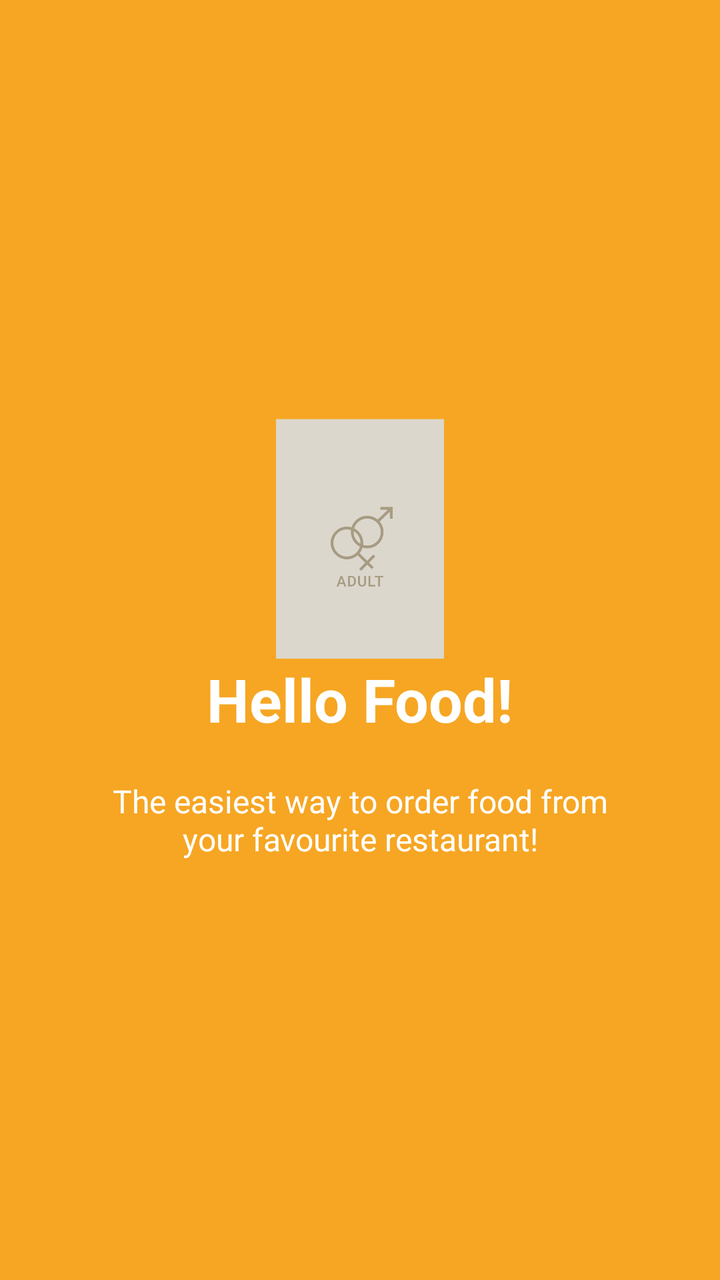
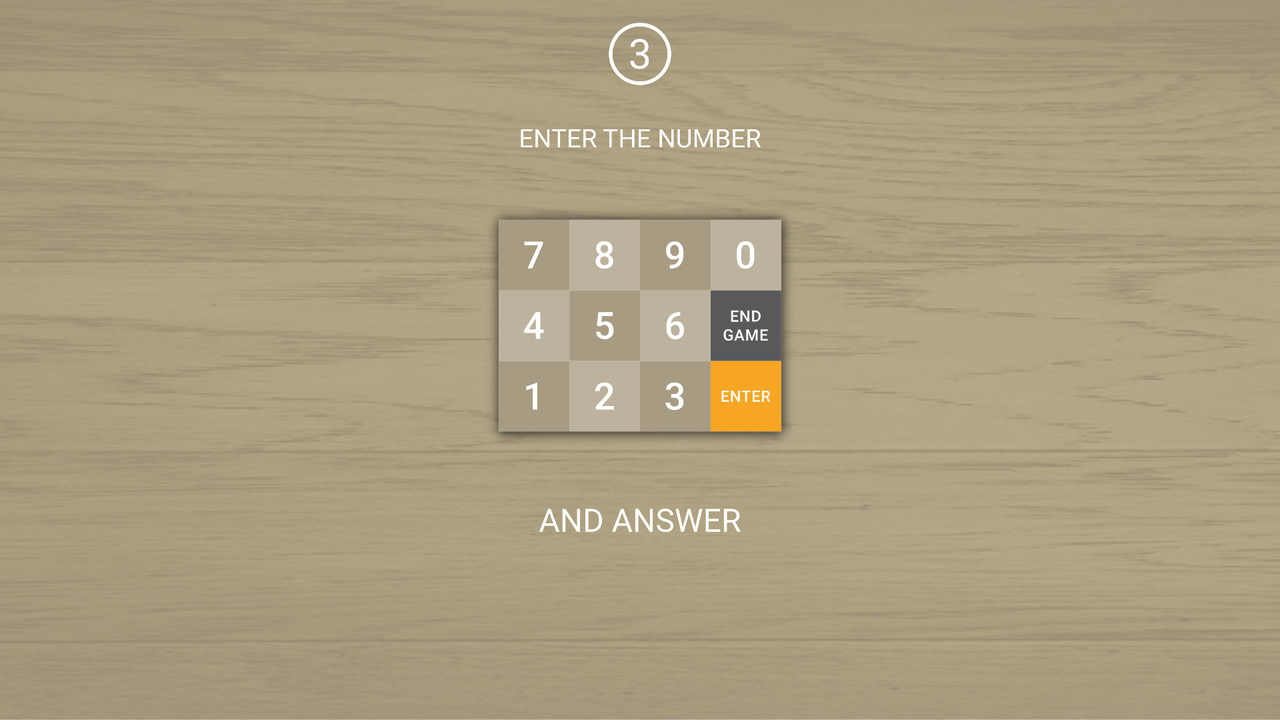

Compare how this app lays out the same screen by default and in its alternative resource folder. The renders come first, then the two layout files and the values they reference.
<!-- AndroidManifest.xml: application theme AppTheme -->
<!-- res/layout/welcome_slide3.xml -->
<?xml version="1.0" encoding="utf-8"?>
<RelativeLayout xmlns:android="http://schemas.android.com/apk/res/android"
    android:layout_width="match_parent"
    android:layout_height="match_parent"
    android:background="@color/bg_screen3">

    <LinearLayout
        android:layout_width="wrap_content"
        android:layout_height="wrap_content"
        android:layout_centerInParent="true"
        android:gravity="center_horizontal"
        android:orientation="vertical">

        <ImageView
            android:layout_width="120dp"
            android:layout_height="120dp"
            android:src="@drawable/btn_cat_adult" />

        <TextView
            android:layout_width="wrap_content"
            android:layout_height="wrap_content"
            android:text="Hello Food!"
            android:textColor="@android:color/white"
            android:textSize="30dp"
            android:textStyle="bold" />

        <TextView
            android:layout_width="wrap_content"
            android:layout_height="wrap_content"
            android:layout_marginTop="20dp"
            android:paddingLeft="40dp"
            android:paddingRight="40dp"
            android:text="The easiest way to order food from your favourite restaurant!"
            android:textAlignment="center"
            android:textColor="@android:color/white"
            android:textSize="16dp" />

    </LinearLayout>

</RelativeLayout>
<!-- resources referenced by this layout -->
<resources>
  <color name="bg_screen3">@color/colorAccent</color>
  <!-- drawable btn_cat_adult: png bitmap (drawable-hdpi, 8622 bytes) -->
  <style name="AppTheme" parent="Theme.AppCompat.Light.DarkActionBar">
          
          <item name="colorPrimary">@color/colorPrimary</item>
          <item name="colorPrimaryDark">@color/colorPrimaryDark</item>
          <item name="colorAccent">@color/colorAccent</item>
          <item name="windowActionBar">false</item>
          <item name="windowNoTitle">true</item>
      </style>
  <color name="colorAccent">#f6a623</color>
  <color name="colorPrimary">#a79b82</color>
  <color name="colorPrimaryDark">#675A3E</color>
</resources>
<!-- res/layout-land/welcome_slide3.xml (the repository's variant of the layout above) -->
<!-- drawn on the phone turned sideways -->
<?xml version="1.0" encoding="utf-8"?>
<android.support.constraint.ConstraintLayout xmlns:android="http://schemas.android.com/apk/res/android"
    xmlns:app="http://schemas.android.com/apk/res-auto"
    xmlns:tools="http://schemas.android.com/tools"
    android:layout_width="match_parent"
    android:layout_height="match_parent"
    android:padding="0dp"
    app:layout_behavior="@string/appbar_scrolling_view_behavior"
    android:background="@drawable/splash_background">

    <LinearLayout
        android:layout_width="wrap_content"
        android:layout_height="wrap_content"
        android:layout_centerInParent="true"
        android:layout_marginTop="10dp"
        android:gravity="center_vertical"
        android:orientation="vertical"
        app:layout_constraintEnd_toEndOf="parent"
        app:layout_constraintStart_toStartOf="parent"
        app:layout_constraintTop_toTopOf="parent">

        <ImageView
            android:layout_width="match_parent"
            android:layout_height="260dp"
            android:src="@drawable/welcome_bg_3" />

    </LinearLayout>

</android.support.constraint.ConstraintLayout>
<!-- resources referenced by the variant -->
<!-- as the phone turned sideways resolves them -->
<resources>
  <!-- drawable splash_background: png bitmap (drawable-hdpi, 734070 bytes) -->
  <!-- drawable welcome_bg_3: png bitmap (drawable-hdpi, 44735 bytes) -->
  <style name="AppTheme" parent="Theme.AppCompat.Light.DarkActionBar">
          
          <item name="colorPrimary">@color/colorPrimary</item>
          <item name="colorPrimaryDark">@color/colorPrimaryDark</item>
          <item name="colorAccent">@color/colorAccent</item>
          <item name="windowActionBar">false</item>
          <item name="windowNoTitle">true</item>
      </style>
  <color name="colorPrimary">#a79b82</color>
  <color name="colorPrimaryDark">#675A3E</color>
  <color name="colorAccent">#f6a623</color>
</resources>
